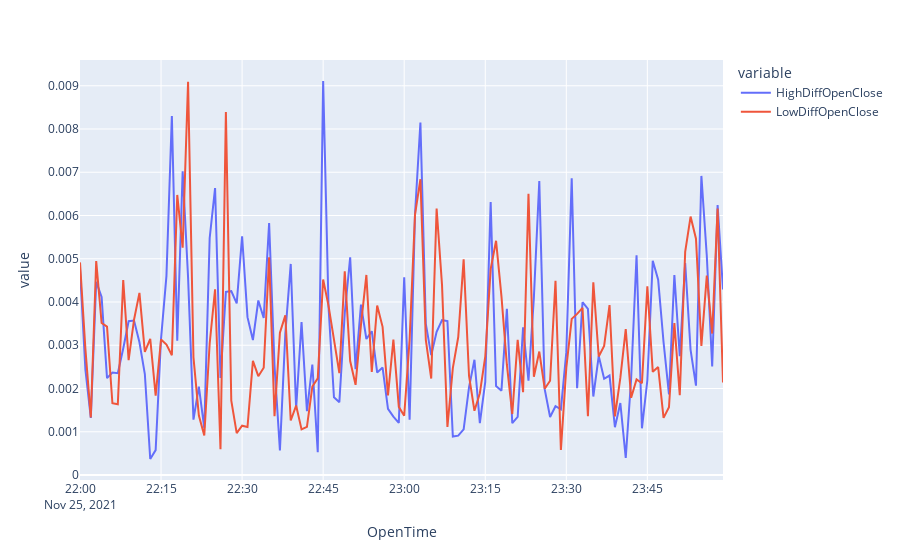

The notebook cell saved with this chart:
### Code cell
px.line(dataset[-120:], x='OpenTime', y=['HighDiffOpenClose', 'LowDiffOpenClose']).show()
